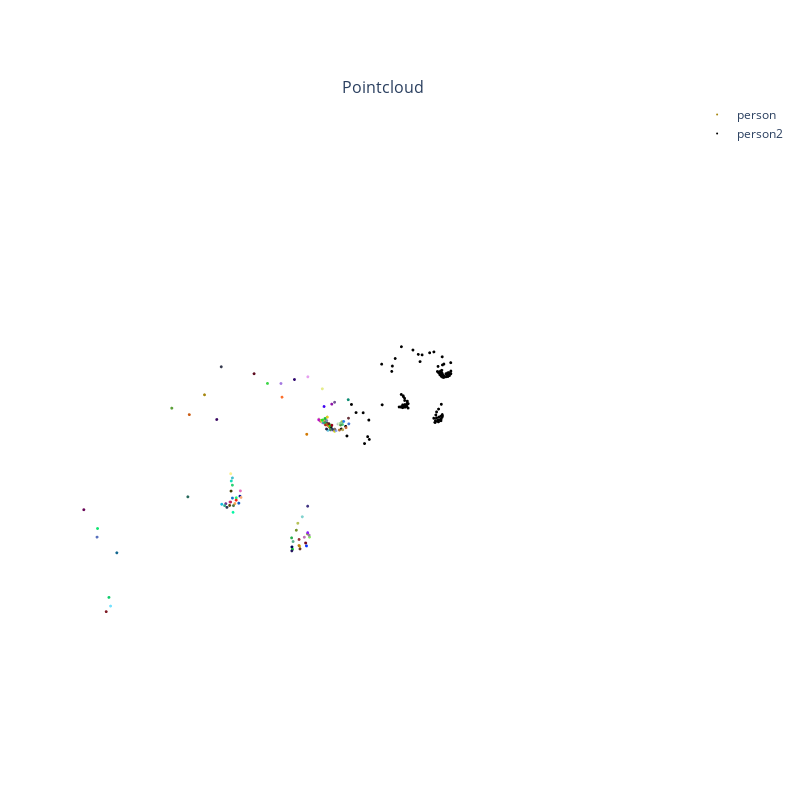
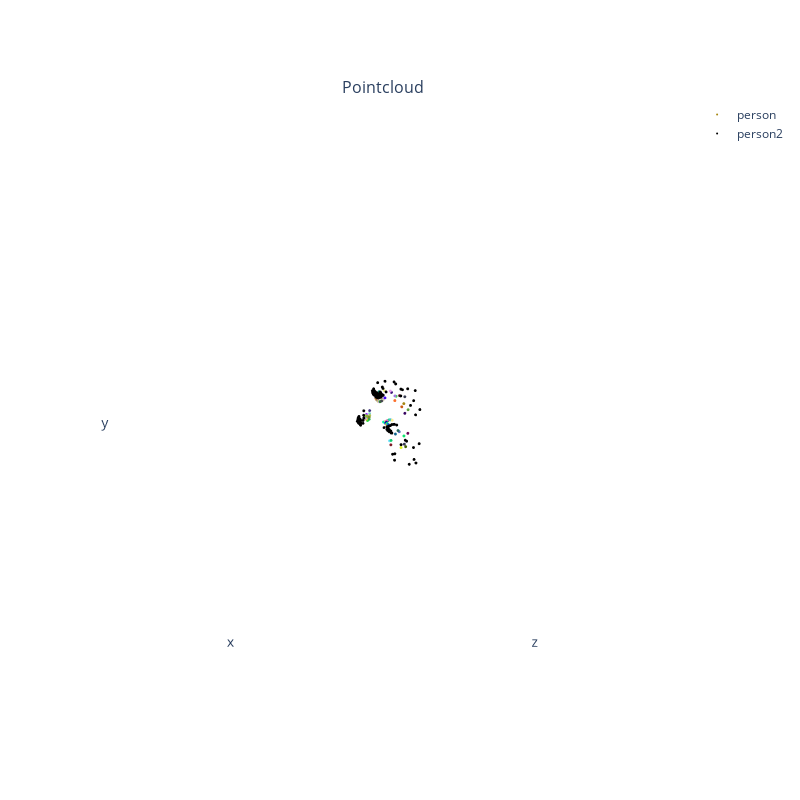

The notebook cell these images were saved under, in order:
### Code cell
point_cloud_batch = Pointclouds(points=[points, points + 2], features=[rgb, torch.zeros_like(rgb)])
# render both in the same plot in different traces
fig = plot_scene({
    "Pointcloud": {
        "person": point_cloud_batch[0],
        "person2": point_cloud_batch[1]
    }
})
fig.update_layout(autosize=False,width=800,height=800)
fig.show()
